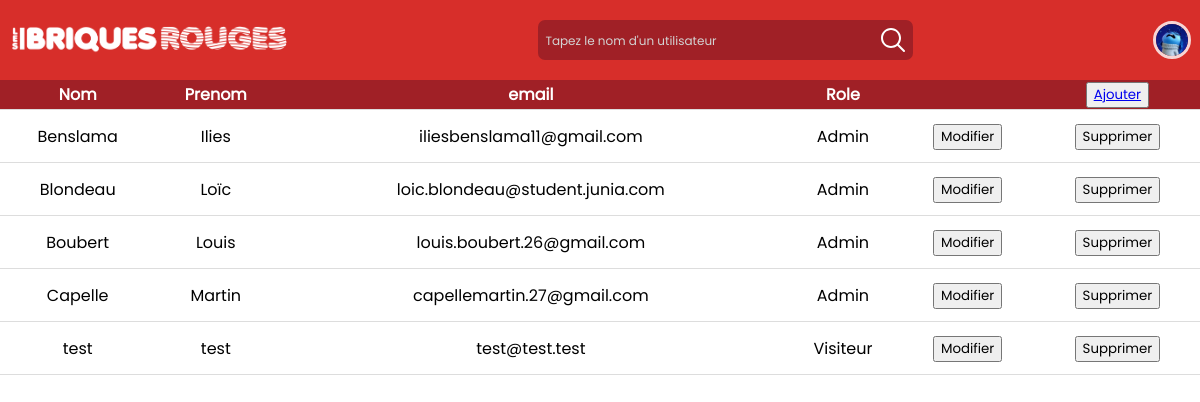
Screenshot of /account_Manager_accueil.php (signed in) with the database file from the repository.
### tables this page shows
CREATE TABLE IF NOT EXISTS `profil` (
  `Id_Profil` int(11) NOT NULL AUTO_INCREMENT,
  `email` varchar(50) DEFAULT NULL,
  `MDP` varchar(100) DEFAULT NULL,
  `Nom` varchar(50) DEFAULT NULL,
  `Prenom` varchar(50) DEFAULT NULL,
  `Description` varchar(50) DEFAULT NULL,
  `Role` varchar(50) DEFAULT NULL,
  `pdp` varchar(100) NOT NULL,
  PRIMARY KEY (`Id_Profil`)
);

### account_Manager_variables.php (called while the page is built)
<?php
try
{
	$mysqlClient = new PDO('mysql:host=localhost;dbname=lbr;charset=utf8', 'root');
}
catch(Exception $e)
{
        die('Erreur : '.$e->getMessage());
}
$postData = $_POST;
if (
		!isset($_POST['recherche']) || empty($_POST['recherche'])
		)
{
	$recherche = "";
}
else {
	$recherche = $postData['recherche'];
}
$sqlQuery = 'SELECT * FROM profil WHERE Nom LIKE "%' . $recherche . '%" OR Prenom LIKE "%' . $recherche . '%" OR email LIKE "%' . $recherche . '%" OR Role LIKE "%' . $recherche . '%" OR Id_Profil LIKE "%' . $recherche . '%" ORDER BY Nom;';
$recipesStatement = $mysqlClient->prepare($sqlQuery);
$recipesStatement->execute();
$users = $recipesStatement->fetchAll();
?>

### account_Manager_accueil.php (the view, shortened to what this page needs)
<!DOCTYPE html>
<html lang="fr">
	<head>
		<link rel="stylesheet" type="text/css" href="style/style.css" />
	</head>
  <body class="d-flex flex-column min-vh-100">
    <header>
      <?php include_once('account_Manager_header.php'); ?>
    </header>
    <div id="table_compte">
			<table>
        <thead>
          <tr>
						<th>Nom</th>
           <th>Prenom</th>
           <th>email</th>
           <th>Role</th>
					 <th> </th>
					 <th><button type="button" name="button" id="bouton_ajouter"><a href="account_Manager_add_user.php">Ajouter</a></button></th>
          </tr>
        </thead>
        <tbody>
          <?php foreach($users as $user) : ?>
                <tr class="tab_body">
								 	<td> <?php echo $user['Nom']?> </td>
                   <td><?php echo $user['Prenom']?></td>
                   <td><?php echo $user['email'];?></td>
                   <td><?php echo $user['Role'];?></td>
                   <td>
										 <form action="account_Manager_edit_user.php" method="post">
											 <button type="submit" name="Id_Profil" value="<?php echo $user['Id_Profil'] ?>">Modifier</button>
										 </form>
									 </td>
                   <td>
									 	<form action="account_Manager_delete_user.php" method="post">
										 	<button type="submit" name="Id_Profil" value="<?php echo $user['Id_Profil'] ?>">Supprimer</button>
                   	</form>
									</td>
                </tr>
          <?php endforeach ?>
        </tbody>
      </table>
    </div>
  </body>
</html>

### style/style.css (style rules this page uses)
body * { font-family: "Poppins", arial; }
body { margin: 0; font-family: arial; }
header { top: 0; width: 100%; height: 80px; display: flex; align-items: center; z-index: 9; justify-content: space-between; background-color: #D72E2A; position:-webkit-sticky; position: sticky; }
#table_compte { display: flex; justify-content: center; align-items: center; }
table { width: 100%; border-collapse: collapse; text-align: center; }
thead { top: 80px; position:-webkit-sticky; position: sticky; background-color: #A02026; }
th { color : #FFFFFF; }
td { height : 50px; }
td, th { border-bottom: 1px solid #ddd; }

### rows the page displays
profil: Nom "Benslama", Prenom "Ilies", email "iliesbenslama11@gmail.com", Role "Admin", $user['Id_Profil'] 5 (drawn)
profil: Nom "Blondeau", Prenom "Loïc", email "loic.blondeau@student.junia.com", Role "Admin", $user['Id_Profil'] 4 (drawn)
profil: Nom "Boubert", Prenom "Louis", email "louis.boubert.26@gmail.com", Role "Admin", $user['Id_Profil'] 1 (drawn)
profil: Nom "Capelle", Prenom "Martin", email "capellemartin.27@gmail.com", Role "Admin", $user['Id_Profil'] 3 (drawn)
profil: Nom "test", Prenom "test", email "test@test.test", Role "Visiteur", $user['Id_Profil'] 7 (drawn)
